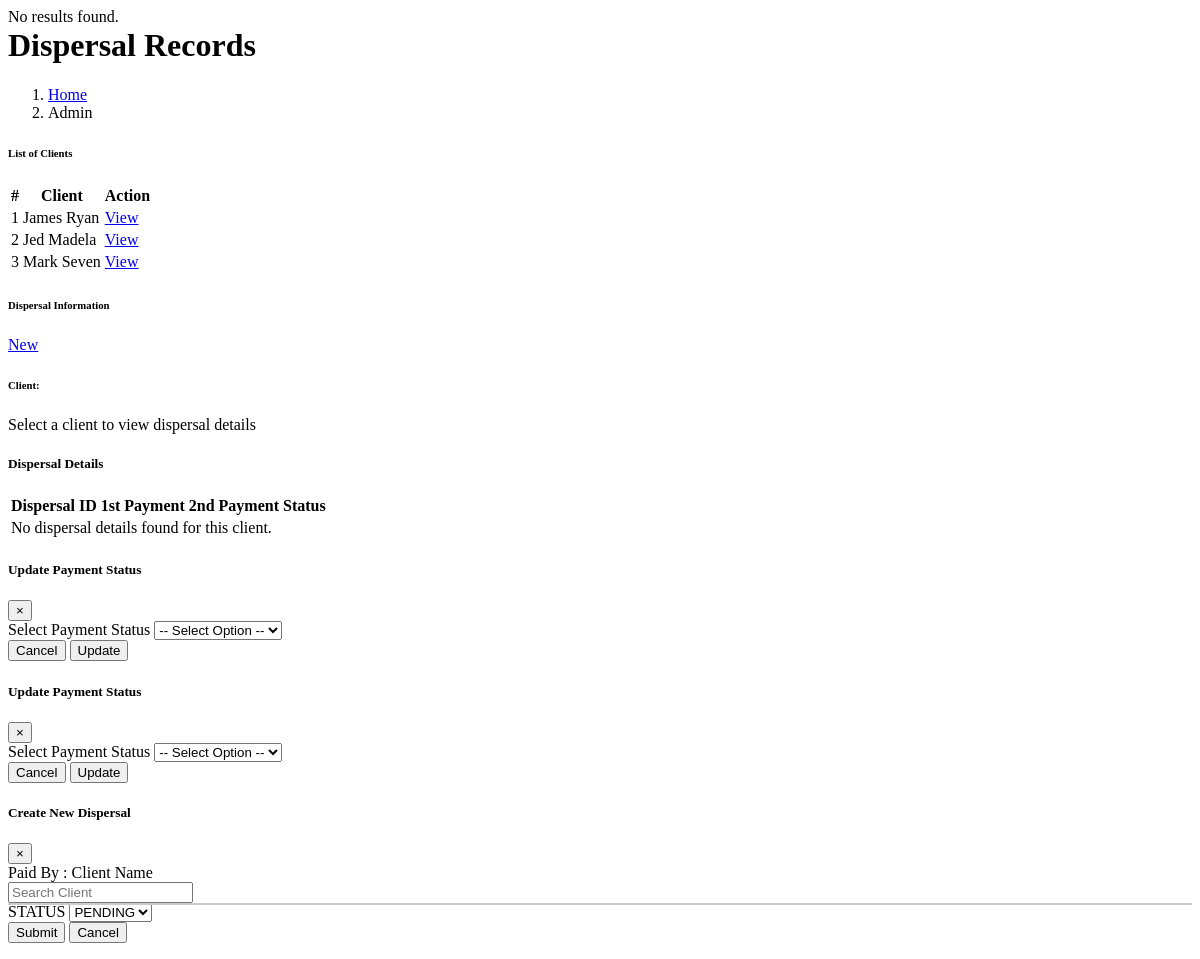
The app's page /administrator2/dispersal/Dispersal_list.php, older data.
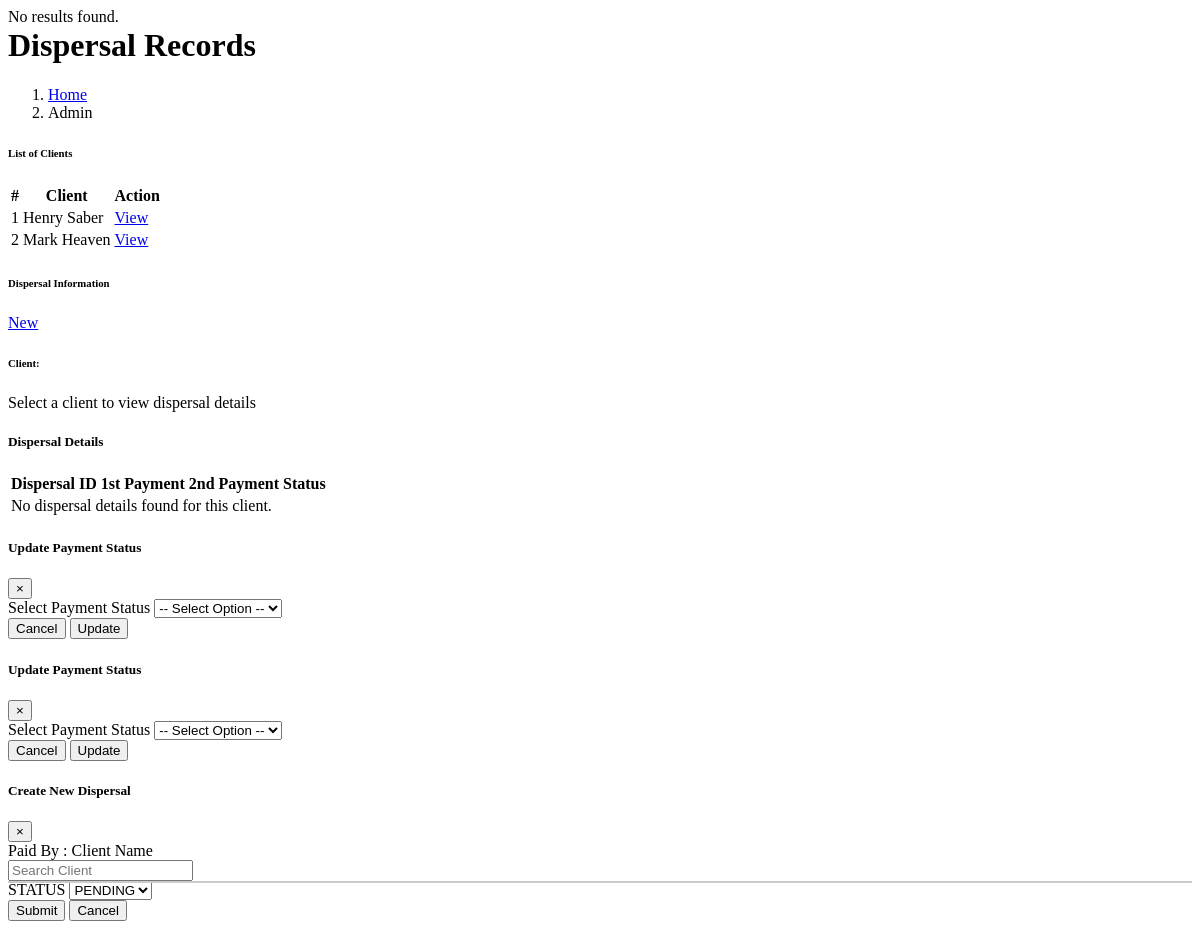
The same page, newer data.
### tables this page shows
CREATE TABLE `client` (
  `CLIENT_ID` int(11) NOT NULL,
  `FNAME` varchar(150) NOT NULL,
  `LNAME` varchar(140) NOT NULL,
  `MIDINITIAL` varchar(150) NOT NULL,
  `ASSOCIATION` varchar(255) NOT NULL,
  `CONTACT_NO` varchar(255) NOT NULL,
  `ADDRESS` varchar(150) NOT NULL,
  `DATE_REGISTERED` date NOT NULL
);

### administrator2/dispersal/Dispersal_list.php (the view, shortened to what the changed rows need)
<?php
require("connection/connection.php");
$clientQuery = "SELECT CLIENT_ID, CONCAT(FNAME, ' ', LNAME) AS full_name FROM client ORDER BY FNAME ASC";
$clientResult = mysqli_query($con, $clientQuery);
$clients = mysqli_fetch_all($clientResult, MYSQLI_ASSOC);
?>
<div class="content-wrapper">
  <div class="content-header" style="margin-top: -20px;">
    <div class="container-fluid">
      <div class="row mb-1 align-items-center">
        <div class="col-sm-6">
          <h1 class="m-0 text-primary"><i class="fas fa-users"></i> Dispersal Records</h1>
        </div>
      </div>
    </div>
  </div>
  <section class="content">
    <div class="container-fluid">
      <div class="row">
        <div class="col-md-6 mb-4">
          <div class="card shadow-sm">
              <div class="card-body">
                <div class="table-responsive">
                  <table id="clientTBL" class="table table-bordered table-hover">
                    <thead class="thead-dark">
                      <tr>
                        <th>#</th>
                        <th>Client</th>
                        <th>Action</th>
                      </tr>
                    </thead>
                    <tbody>
                      <?php $i=1; foreach ($clients as $client) { ?>
                        <tr>
                          <td><?=$i; ?></td>
                          <td><?= htmlspecialchars($client['full_name']); ?></td>
                          <td>
                            <a href="index2.php?page=Dispersal&client_id=<?= $client['CLIENT_ID']; ?>" class="btn btn-info btn-sm elevation-1">
                              View
                            </a>
                          </td>
                        </tr>
                      <?php $i++; } ?>
                    </tbody>
                  </table>
              </div>
            </div>
          </div>
        </div>
        <div class="col-md-6 mb-4">
          <div class="card shadow-lg border-0">
            <div class="card-body">
              <div class="table-responsive">
                <table class="table table-hover table-bordered">
                  <thead class="thead-dark">
                    <tr>
                      <th>Dispersal ID</th>
                      <th>1st Payment</th>
                      <th>2nd Payment</th>
                      <th>Status</th>
                    </tr>
                  </thead>
                </table>
              </div>
            </div>
          </div>
        </div>
      </div>
    </div>
  </section>

Row changes from the older to the newer data that the page shows:
removed client: full_name "James Ryan"
removed client: full_name "Jed Madela"
removed client: full_name "Mark Seven"
added client: full_name "Henry Saber"
added client: full_name "Mark Heaven"
